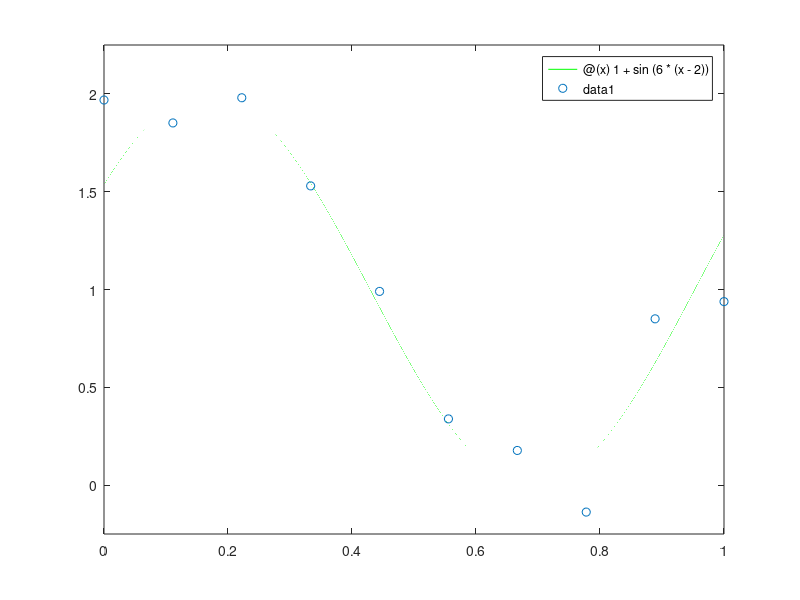

Reproduce this figure in MATLAB.
f = @(x) 1 + sin(6*(x-2));

train_x = linspace(0,1,10);
train_y = f(train_x) + normrnd(0,0.3,1,10);

test_x = linspace(0,1,100);
test_y = f(test_x) + normrnd(0,0.3,1,100);

fplot(f, [0 1], 'g');
hold on
plot(train_x, train_y, 'o');
ylim([-.25 2.25]);
hold off

